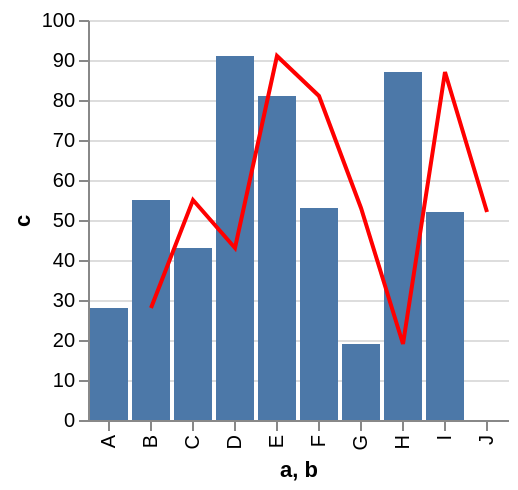

The specification (Vega-Lite) saved for this image:
### Vega specification from a JSON file in a GitHub repository (floating-point values rounded to 4 significant figures)
{"$schema": "http://vega.github.io/schema/vega/v3.0.json", "autosize": "pad", "padding": 5, "encode": {"update": {"fill": {"value": "transparent"}}}, "data": [{"name": "source_0", "values": [{"a": "A", "b": "B", "c": 28}, {"a": "B", "b": "C", "c": 55}, {"a": "C", "b": "D", "c": 43}, {"a": "D", "b": "E", "c": 91}, {"a": "E", "b": "F", "c": 81}, {"a": "F", "b": "G", "c": 53}, {"a": "G", "b": "H", "c": 19}, {"a": "H", "b": "I", "c": 87}, {"a": "I", "b": "J", "c": 52}]}, {"name": "data_1", "source": "source_0", "transform": [{"type": "formula", "expr": "toNumber(datum[\"c\"])", "as": "c"}, {"type": "filter", "expr": "datum[\"c\"] !== null && !isNaN(datum[\"c\"])"}]}, {"name": "data_2", "source": "source_0", "transform": [{"type": "formula", "expr": "toNumber(datum[\"c\"])", "as": "c"}, {"type": "filter", "expr": "datum[\"c\"] !== null && !isNaN(datum[\"c\"])"}, {"type": "collect", "sort": {"field": "b", "order": "descending"}}]}], "signals": [{"name": "width", "update": "max(layer_0_width, layer_1_width)"}, {"name": "height", "update": "max(layer_0_height, layer_1_height)"}, {"name": "layer_0_width", "update": "bandspace(domain('x').length, 0.1, 0.05) * 21"}, {"name": "layer_0_height", "update": "200"}, {"name": "layer_1_width", "update": "bandspace(domain('x').length, 0.1, 0.05) * 21"}, {"name": "layer_1_height", "update": "200"}], "marks": [{"name": "layer_0_marks", "type": "rect", "role": "bar", "from": {"data": "data_1"}, "encode": {"update": {"x": {"scale": "x", "field": "a"}, "width": {"scale": "x", "band": true}, "y": {"scale": "y", "field": "c"}, "y2": {"scale": "y", "value": 0}, "fill": {"value": "#4c78a8"}}}, "clip": true}, {"name": "layer_1_marks", "type": "line", "from": {"data": "data_2"}, "encode": {"update": {"x": {"scale": "x", "field": "b", "band": 0.5}, "y": {"scale": "y", "field": "c"}, "stroke": {"value": "red"}}}, "clip": true}], "scales": [{"name": "x", "type": "band", "domain": {"fields": [{"data": "data_1", "field": "a"}, {"data": "data_2", "field": "b"}], "sort": true}, "range": {"step": 21}, "round": true, "paddingInner": 0.1, "paddingOuter": 0.05}, {"name": "y", "type": "linear", "domain": {"fields": [{"data": "data_1", "field": "c"}, {"data": "data_2", "field": "c"}], "sort": true}, "range": [200, 0], "round": true, "nice": true, "zero": true}], "axes": [{"scale": "x", "orient": "bottom", "tickCount": 5, "title": "a, b", "zindex": 1, "encode": {"labels": {"update": {"angle": {"value": 270}, "align": {"value": "right"}, "baseline": {"value": "middle"}}}}}, {"scale": "y", "orient": "left", "title": "c", "zindex": 1}, {"scale": "y", "domain": false, "grid": true, "labels": false, "orient": "left", "ticks": false, "zindex": 0, "gridScale": "x"}]}
